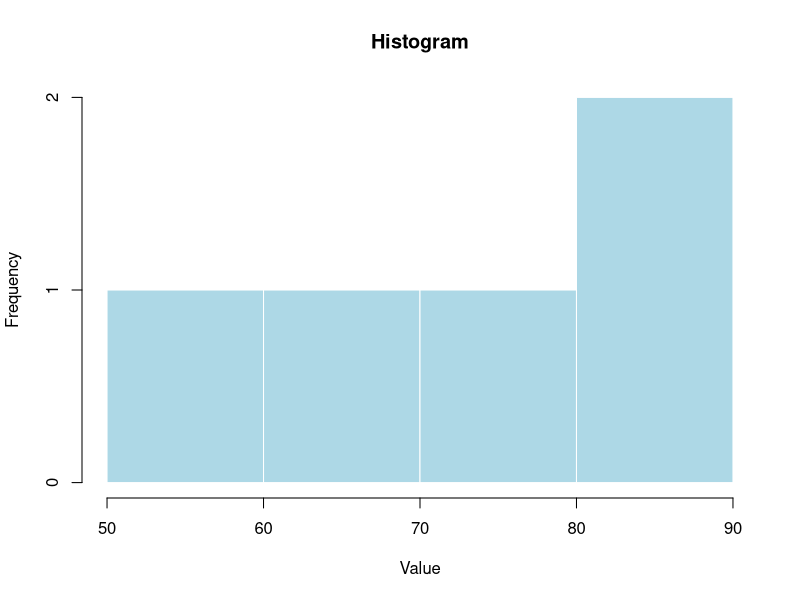

Reproduce this figure in R.
# Experiment 16: Histogram
a <- c(55, 67, 89, 80, 90)
hist(a, main = "Histogram", xlab = "Value", col = "lightblue",
     border = "white")
